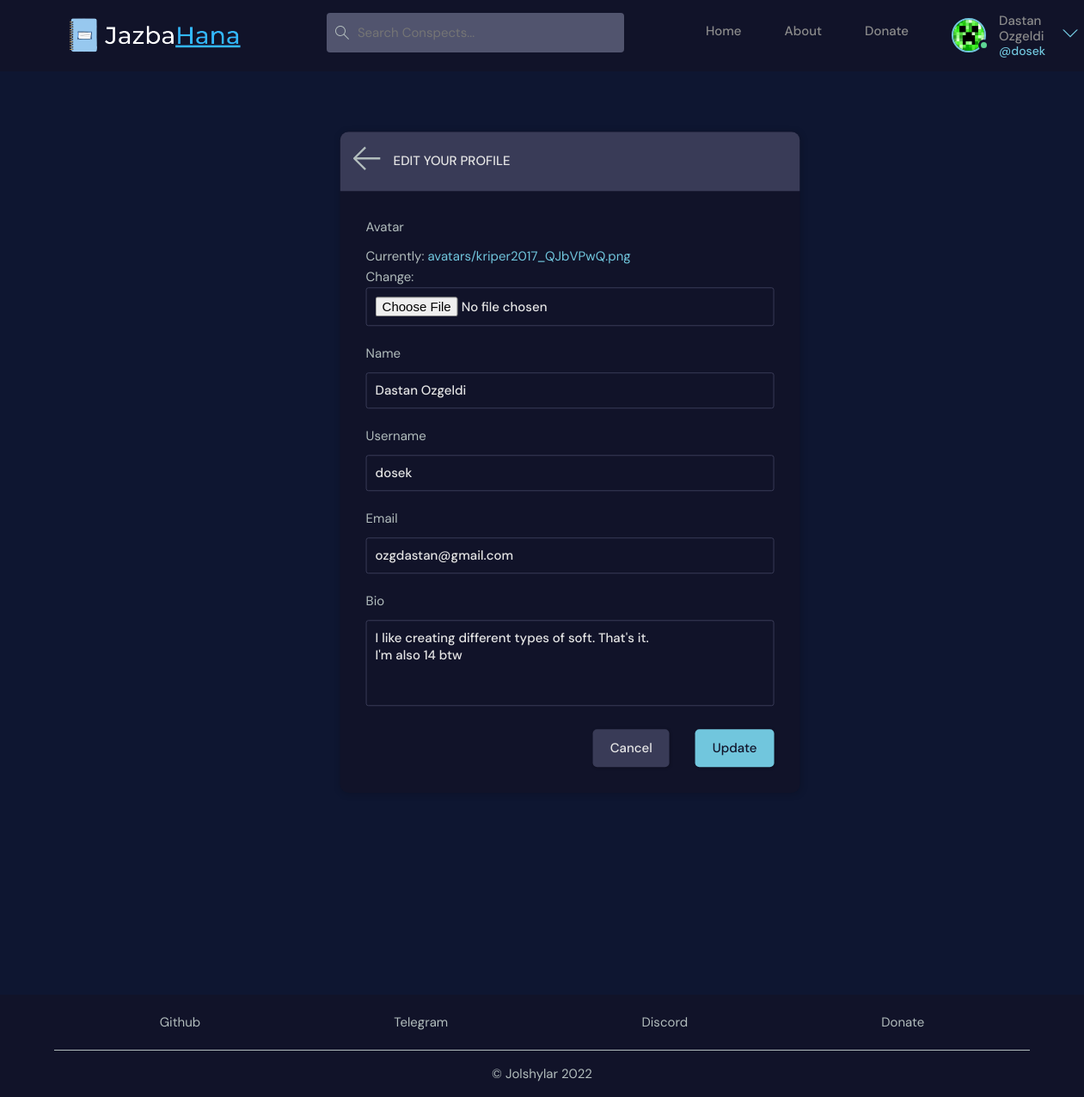
The page /update-user/ (signed in) on the database its author committed.
### base/models.py (models this page shows)
class User(AbstractUser):
    name = models.CharField(max_length=200, null=True)
    email = models.EmailField(unique=True, null=True)
    bio = models.TextField(null=True)
    avatar = models.ImageField(null=True, default="avatar.svg", upload_to="avatars/")
    USERNAME_FIELD = 'email'
    REQUIRED_FIELDS = []

### base/views.py (the view)
# urls.py: path('update-user/', views.update_user, name='update-user'),
@login_required(login_url='login')
def update_user(request):
    user = request.user
    form = UserForm(instance=user)
    if request.method == 'POST':
        form = UserForm(request.POST, request.FILES, instance=user)
        if form.is_valid():
            form.save()
            return redirect('home')
    context = {'form': form}
    return render(request, 'base/update_user.html', context)

### base/forms.py
class UserForm(ModelForm):
    class Meta:
        model = User
        fields = ['avatar', 'name', 'username', 'email', 'bio']

### base/templates/base/update_user.html (shortened to what this page needs)
{% extends 'base.html' %}
{% load static %}
{% block content %}
<link rel="stylesheet" href="{% static 'styles/update_user.css' %}" />
<main class="update-account layout">
  <div class="container">
    <div class="layout__box">
      <div class="layout__boxHeader">
        <div class="layout__boxTitle">
            <a href="{% url 'home' %}">
              <img src="{% static 'images/icons/arrow-left.svg' %}" />
            </a>
            <h3>Edit your profile</h3>
        </div>
      </div>
      <div class="layout__body">
        <form class="form" action="" method="post" enctype="multipart/form-data">
          {% for field in form %}
          <div class="form__group">
            <label for="profile_pic">{{field.label}}</label>
            {{field}}
          </div>
          {% endfor %}
          <div class="form__action">
            <a class="btn btn--dark" href="{% url 'home' %}">Cancel</a>
            <button class="btn btn--main" type="submit">Update</button>
          </div>
        </form>
      </div>
    </div>
  </div>
</main>
{% endblock content %}

### templates/navbar.html (shortened to what this page needs)
{% load static %}
<link rel="stylesheet" href="{% static 'styles/navbar.css' %}" />
<header class="header header--loggedIn">
    <div class="container">
      <a href="{% url 'home' %}" class="header__logo">
        <img src="{% static 'images/logo.png' %}" />
      </a>
      <form class="header__search" action="{% url 'home' %}">
        <label>
          <img src="{% static 'images/icons/search.svg' %}">
          <input name="q" placeholder="Search Conspects..." />
        </label>
      </form>
      <nav class="header__menu">
        <div class="nav-bar">
          <ul class="pages">
            <li>
              <a href="{% url 'home'%}">Home</a>
            </li>
            <li>
              <a href="{% url 'about' %}">About</a>
            </li>
            <li>
              <a href="{% url 'donate' %}">Donate</a>
            </li>
          </ul>
        {% if request.user.is_authenticated %}
        <div class="header__user">
          <a href="{% url 'user-profile' user.id %}">
            <div class="avatar avatar--medium active">
              <img src="{{request.user.avatar.url}}" />
            </div>
            <p>{{request.user.name}} <span>@{{request.user.username}}</span></p>
          </a>
          <button class="dropdown-button">
            <img src="{% static 'images/icons/chevron-down.svg' %}" />
          </button>
        </div>
        {% else %}
        <a href="{% url 'login' %}">
          <img src="{% static 'images/avatar.svg' %}" />
          <p class="login-word">Login</p>
        </a>
        {% endif %}
      </div>
      </nav>
    </div>
</header>

### static/styles/style.css (style rules this page uses)
:root { --color-main: #71c6dd; --color-main-light: #e1f6fb; --color-dark: #111329; --color-dark-medium: #51546e; --color-dark-light: #393b57; --color-light: #e5e5e5; --color-gray: #8b8b8b; --color-light-gray: #b2bdbd; --color-bg: #0e1631; --color-success: #5dd693; }
* { font-family: "DM Sans", -apple-system, BlinkMacSystemFont, "Segoe UI", Roboto, Oxygen, Ubuntu, Cantarell, "Open Sans", "Helvetica Neue", sans-serif; margin: 0; padding: 0; box-sizing: border-box; text-rendering: optimizeLegibility; font-size: inherit; }
html { font-size: 56.25%; }
body { line-height: 1.6; font-weight: 400; font-size: 1.5rem; color: var(--color-light-gray); background-color: var(--color-bg); min-height: 100vh; }
a { display: inline-block; color: var(--color-main); text-decoration: none; }
.container { max-width: 120rem; width: 90%; margin: auto; }
.btn { background-color: transparent; border: none; display: inline-flex; align-items: center; gap: 1rem; cursor: pointer; transition: all ease-in-out 0.3s; padding: 1rem 2rem; border-radius: 5px; box-shadow: 1px 1px 3px 1px rgba(0, 0, 0, 0.15); font-weight: 500; }
.btn--main { background-color: var(--color-main); color: var(--color-dark); }
.btn--dark { background-color: var(--color-dark-light); color: var(--color-light); }
.avatar { position: relative; display: inline-block; border-radius: 50%; border: 2px solid var(--color-main); }
.avatar img { display: block; border-radius: 50%; object-fit: cover; object-position: center; }
.avatar::after { content: ""; display: block; position: absolute; background-color: var(--color-gray); z-index: 111; border-radius: 50%; border: 0.3rem solid var(--color-dark); }
.avatar.active::after { background-color: var(--color-success); }
.avatar.avatar--medium img { width: 3.6rem; height: 3.6rem; border-radius: 50%; }
.avatar.avatar--medium:after { width: 0.7rem; height: 0.7rem; bottom: 0px; right: -6px; }
.header { padding: 1.5rem; background-color: var(--color-dark); }
.header > .container { display: flex; gap: 9.5rem; }
.header__logo, .header__user { display: flex; gap: 2rem; align-items: center; }
.header__logo > img { height: 50px; }
.header__search > label { background-color: var(--color-dark-medium); padding: 1.3rem 1rem; display: flex; align-items: center; gap: 1rem; border-radius: 4px; }
.header__search input { width: 30rem; background: transparent; border: none; outline: none; color: var(--color-light); }
.header__menu { position: relative; margin-left: auto; }
.header__menu a { display: flex; gap: 1.5rem; align-items: center; font-weight: 500; text-decoration: none; color: var(--color-gray); }
.header__menu img { height: 3.6rem; }
.header__menu p { line-height: 1.2; }
.header__menu span { color: var(--color-main); font-weight: 500; font-size: 1.4rem; display: block; }
.dropdown-button { background: transparent; border: 0; outline: 0; cursor: pointer; }
.dropdown-button img { max-height: 18px; }
.pages { list-style-type: none; display: flex; justify-content: space-between; gap: 5rem; padding-top: 2%; }
.nav-bar { display: flex; justify-content: space-between; gap: 5rem; }
@media only screen and (min-width: 1200px) { html { font-size: 62.5%; } }
.layout { margin-top: 2.4rem; }
.layout > .container { display: flex; justify-content: space-between; align-items: flex-start; gap: 2.5rem; }
.layout__box { margin-left: 600px; margin-top: 400px; width: 90%; max-width: 48rem; min-height: 40rem; top: 50%; left: 50%; transform: translate(-50%, -46%); background-color: var(--color-dark); border-radius: 1rem; box-shadow: 1px 1px 6px 3px rgba(0, 0, 0, 0.1); overflow: hidden; }
.layout__boxHeader { display: flex; padding: 1.5rem; background-color: var(--color-dark-light); }
.layout__boxTitle { display: flex; gap: 1.5rem; align-items: center; }
.layout__boxTitle h3 { text-transform: uppercase; font-weight: 500; color: var(--color-light); }
.layout__body { margin: 3rem; }
.form__group { margin-bottom: 2rem; width: 100%; }
.form__group label { display: block; font-size: 1.5rem; margin-bottom: 1rem; }
.form__group input, .form__group textarea, .form__group select { background: transparent; border: 1px solid var(--color-dark-light); padding: 1rem; border-radius: 3px; width: 100%; color: var(--color-light); font-weight: 500; outline: none; }
.form__group textarea { background: transparent; height: 10rem; resize: none; }
.form__action { display: flex; justify-content: flex-end; gap: 3rem; }

### static/styles/update_user.css (style rules this page uses)
.update-account.layout .layout__box { max-width: 68rem; }

### rows shown on the page
User: user.avatar (picture), user.name "Dastan Ozgeldi", user.username "dosek", form "Dastan Ozgeldi" "dosek" "ozgdastan@gmail.com" "I like creating different types of soft. That's it. I'm also 14 btw"

### other values the page prints
{{ field.label }} "Avatar" "Name" "Username" "Email" "Bio"
